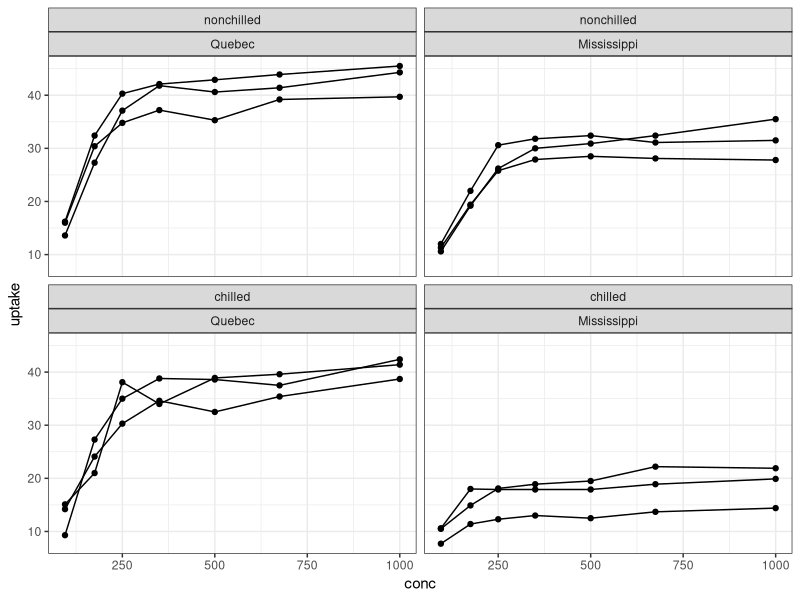

The R script that drew this image:
# Assign_2.R
# Analyse the CO2 data
# AJ Smit
# 22 Feb 2018


# set-up ------------------------------------------------------------------

library(tidyverse)
library(ggpubr)


CO2 <- as_tibble(datasets::CO2)

ggplot(CO2, aes(x = conc, y = uptake)) +
  geom_point() +
  geom_line(aes(group = Plant)) +
  geom_smooth(method = "gam", aes(linetype = Treatment)) +
  facet_wrap(Treatment~Type, nrow = 2) + theme_bw()
  
